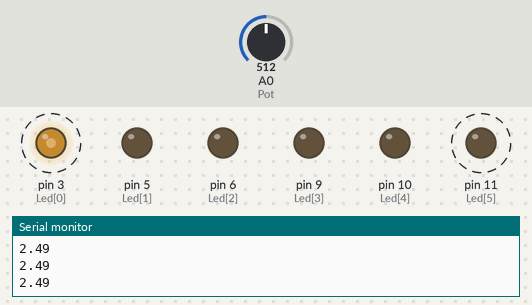
A sketch run on a simulated Arduino Uno, built with avr-gcc and run on an emulated ATmega328P. On the bench: output pins drawn as LEDs (lit = HIGH), the last lines printed to the serial monitor. Dashed ring = blinking. The test bench sets the inputs (shaded band); at power-on: A0 (Pot) = 512.

Above: at 1.2 s.
1.3 s: A0 (Pot) set to 6
At 1.51 s:
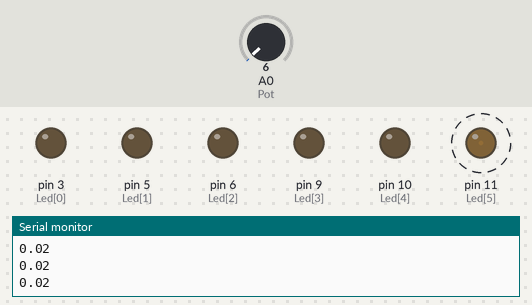
4.3 s: A0 (Pot) set to 3
At 5.5 s:
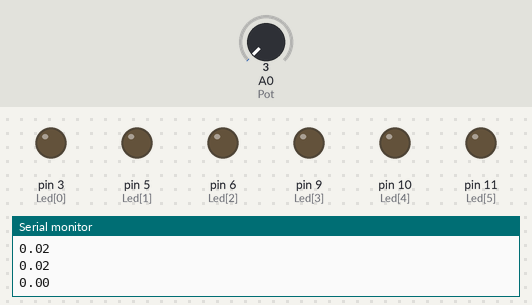
5.8 s: A0 (Pot) set to 306
At 6.1 s:
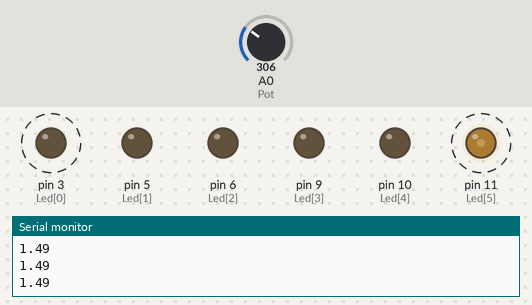
8.8 s: A0 (Pot) set to 716
11.8 s: A0 (Pot) set to 900
14.8 s: A0 (Pot) set to 0
At 15.4 s:
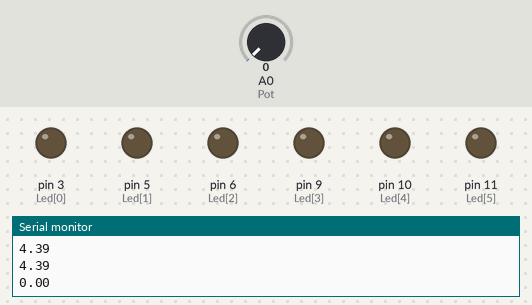
Timing chart, 0 to 17.3 s (numbered marks = the images above; inputs shaded):
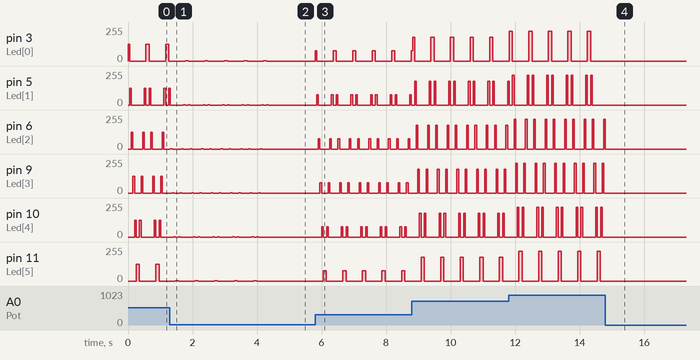

Measured:
- the behaviour switches between 5 and 4 on A0 (Pot) (found by bisection; images 1 and 2)
- after the input at 4.3 s, pin 3 (Led[0]), pin 6 (Led[2]), pin 9 (Led[3]), pin 10 (Led[4]), pin 11 (Led[5]): stops changing and stays 0/255; pin 5 (Led[1]): goes on until 4.3 s, then stays 0/255
- after the input at 5.8 s, pin 3 (Led[0]): alternates 76/255 for 0.10 s and 0/255 for 0.51 s, starting at once; pin 5 (Led[1]): 0/255 → 76/255 after 0.05 s, then repeats every 0.61 s: 0/255 0.40 s, 76/255 0.05 s, 0/255 0.10 s, 76/255 0.05 s
- after the input at 14.8 s, pin 3 (Led[0]), pin 5 (Led[1]), pin 9 (Led[3]), pin 10 (Led[4]), pin 11 (Led[5]): stops changing and stays 0/255; pin 6 (Led[2]): goes on until 14.8 s, then stays 0/255
- by itself, pin 3 (Led[0]), pin 11 (Led[5]): alternates 1/255 for 0.10 s and 0/255 for 0.51 s
- by itself, pin 5 (Led[1]): repeats every 0.61 s: 1/255 0.05 s, 0/255 0.10 s, 1/255 0.05 s, 0/255 0.40 s
- by itself, pin 6 (Led[2]): repeats every 0.61 s: 0/255 0.30 s, 1/255 0.05 s, 0/255 0.20 s, 1/255 0.05 s
- by itself, pin 9 (Led[3]): repeats every 0.61 s: 0/255 0.20 s, 1/255 0.05 s, 0/255 0.30 s, 1/255 0.05 s

The sketch:

Knight_Rider_with_POT.ino
```cpp
#define Pot A0
int Led[] = {3,5,6,9,10,11};

void setup() {
  Serial.begin(9600);
  Serial.println("Led Voltage Value");
}

void loop() {
  int i;
  int convertion = map(analogRead(Pot), 0, 1023, 0, 255);

  for(i = 0; i < 6; i++)
  {
    if(convertion != 0)
    {
      convertion = map(analogRead(Pot), 0, 1023, 0, 255);
      Serial.println((5.00/255.00)*convertion);
      analogWrite(Led[i], convertion);
      delay(50);
      analogWrite(Led[i], LOW);
    }
  }

  for(i = 5; i >= 0; i--)
  {
    if(convertion != 0)
    {
      convertion = map(analogRead(Pot), 0, 1023, 0, 255);
      Serial.println((5.00/255.00)*convertion);
      analogWrite(Led[i], convertion);
      delay(50);
      analogWrite(Led[i], LOW);
    }
  }
}
```
